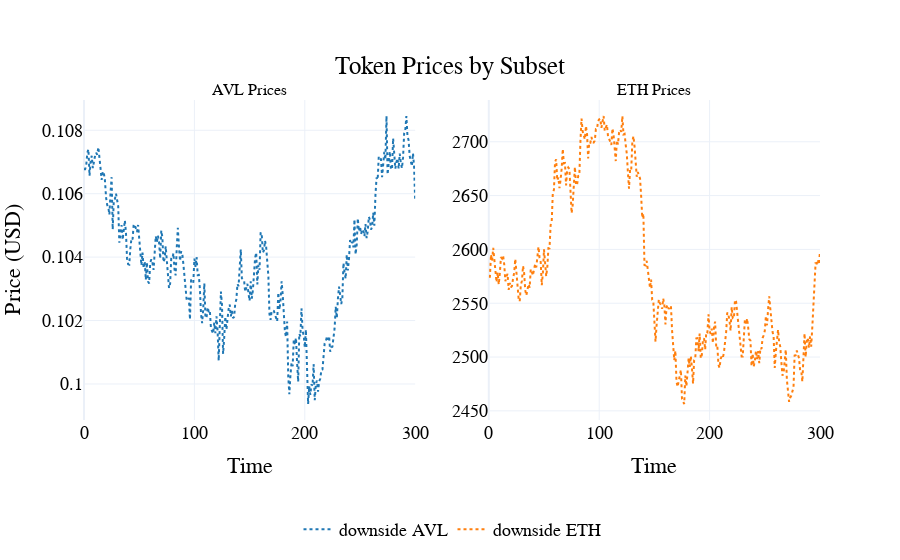

The code cell stored with this chart in its notebook:
### Code cell
visualizations.plot_token_price_per_subset(
    df,
    scenario_names={
        0: "downside",
    }
)

### Figure 1 — Plotly figure (JSON) as saved in the notebook; plotly's stock layout.template omitted (floating-point values rounded to 4 significant figures; data arrays with more than 128 entries replaced by an {"elided": "..."} marker saying what was removed)
{"data": [{"line": {"color": "#1f77b4", "dash": "dot"}, "mode": "lines", "name": "downside AVL", "type": "scatter", "x": {"elided": "2101 int values"}, "xaxis": "x", "y": {"elided": "2101 float values"}, "yaxis": "y"}, {"line": {"color": "#ff7f0e", "dash": "dot"}, "mode": "lines", "name": "downside ETH", "type": "scatter", "x": {"elided": "2101 int values"}, "xaxis": "x2", "y": {"elided": "2101 float values"}, "yaxis": "y2"}], "layout": {"annotations": [{"font": {"size": 16}, "showarrow": false, "text": "AVL Prices", "x": 0.225, "xanchor": "center", "xref": "paper", "y": 1, "yanchor": "bottom", "yref": "paper"}, {"font": {"size": 16}, "showarrow": false, "text": "ETH Prices", "x": 0.775, "xanchor": "center", "xref": "paper", "y": 1, "yanchor": "bottom", "yref": "paper"}], "font": {"color": "black", "family": "Arial", "size": 18}, "hovermode": "x unified", "legend": {"font": {"color": "black", "size": 18}, "orientation": "h", "x": 0.5, "xanchor": "center", "y": -0.4, "yanchor": "bottom"}, "paper_bgcolor": "rgba(255, 255, 255, 1)", "plot_bgcolor": "rgba(255, 255, 255, 1)", "title": {"text": "Token Prices by Subset", "x": 0.5, "xanchor": "center", "y": 0.9, "yanchor": "top"}, "xaxis": {"anchor": "y", "domain": [0, 0.45], "title": {"text": "Time"}}, "xaxis2": {"anchor": "y2", "domain": [0.55, 1], "title": {"text": "Time"}}, "yaxis": {"anchor": "x", "domain": [0, 1], "title": {"text": "Price (USD)"}}, "yaxis2": {"anchor": "x2", "domain": [0, 1]}}}
